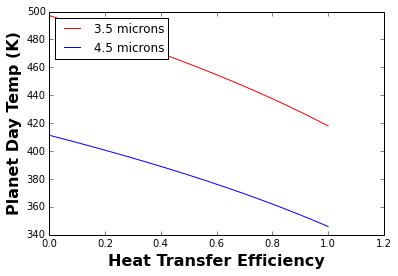

Generate this figure with Python:
# -*- coding: utf-8 -*-
"""
Created on Tue May 19 10:55:04 2015

@author: ekilen
"""

# -*- coding: utf-8 -*-
"""
Created on Tue May 19 10:51:11 2015

@author: ekilen
"""

# -*- coding: utf-8 -*-
"""
Created on Thu May 14 11:30:43 2015

@author: ekilen
"""

import numpy as np
import matplotlib.pyplot as plt


#Constants used
#Planck's constant (kg/s)
h = 6.62606957e-34 
#speed of light (m/s)
c = 299792458
#Boltzmanns constant (m^2*kg*s^-2*K^-1)
k = 1.3806488e-23
#Radius of star (m)
Rs = .683*695800*1000
#Radius of planet (m)
Rp = 4.31*6371*1000
#Temperature of star (K)
Ts = 4780
#Albedo
At = .0001
AO = .95
#Radius of Orbit
Rot = .053*149597871*1000/2-799953630.7
RoO = .053*149597871*1000/2+799953630.7
#Adjustment
b = 1.76


#Constraints

#Ratio of signal over noise (unitless)
SN = 5

#White noise constant over time (unitless)
Sw = .00001281 #Fraine et. al 2014

#Reflection Constant (unitless)
RCt = At*(Rp**2/Rot**2)*b
RCO = AO*(Rp**2/RoO**2)*b

#Number of eclipses (unitless)
Ne = 5

#wavelenght 1 (m)
L1 = 3.6e-6

#wavelenght 2 (m)
L2 = 4.5e-6


#Begin computation


#Red noise variable over time due to factors of
#image persistance, stellar variability, thermal changes, zodi variability
step = .000001
Sr = .00006481 #Fraine
Epsilon = np.arange(.00001,1+step,step)

#planet temp equation(derived from Rich)
Tp1t = h*c/(L1*k*np.log((np.exp(h*c/(L1*k*Ts))-1)*(Ne/(Sw**2+Sr**2))**.5/(SN-RCt*(Ne/(Sw**2+Sr**2))**.5)+1))
Tp2t = h*c/(L2*k*np.log((np.exp(h*c/(L2*k*Ts))-1)*(Ne/(Sw**2+Sr**2))**.5/(SN-RCt*(Ne/(Sw**2+Sr**2))**.5)+1))

Tp1O = h*c/(L1*k*np.log((np.exp(h*c/(L1*k*Ts))-1)*(Ne/(Sw**2+Sr**2))**.5/(SN-RCO*(Ne/(Sw**2+Sr**2))**.5)+1))*(2-Epsilon)**.25
Tp2O = h*c/(L2*k*np.log((np.exp(h*c/(L2*k*Ts))-1)*(Ne/(Sw**2+Sr**2))**.5/(SN-RCO*(Ne/(Sw**2+Sr**2))**.5)+1))*(2-Epsilon)**.25

plt.plot(Epsilon,Tp1O,'r', label = '3.5 microns')
plt.plot(Epsilon,Tp2O,'b', label = '4.5 microns')
plt.ylabel('Planet Day Temp (K)',fontsize = 16, fontweight = 'bold')
plt.xlabel('Heat Transfer Efficiency',fontsize = 16,fontweight = 'bold')
plt.legend(loc =2)



plt.show()
